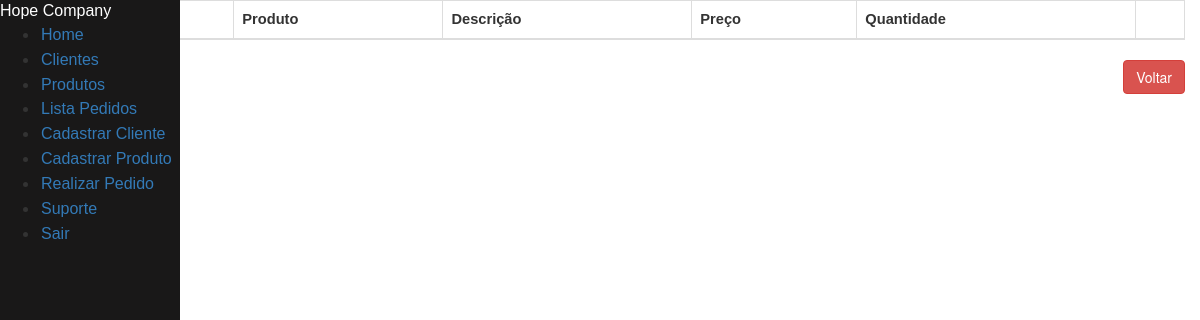
The app's page /visualiza_pedido/3, older data.
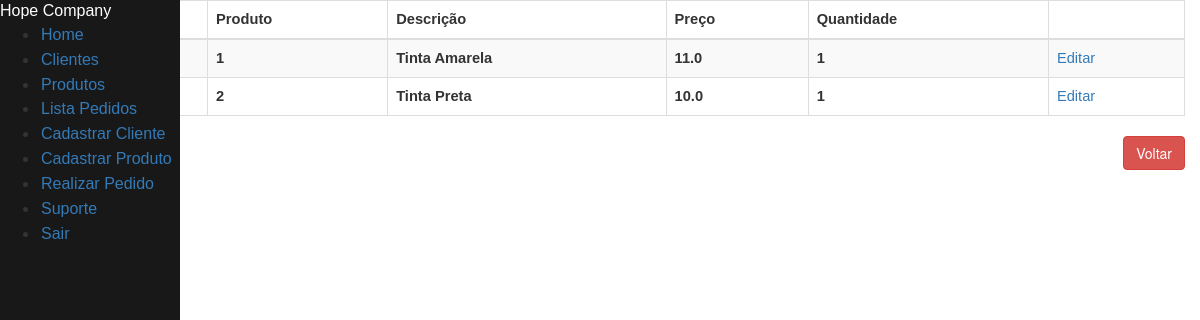
The same page, newer data.
### tables this page shows
CREATE TABLE itens_pedido (
    id_produto INTEGER NOT NULL,
    id_pedido INTEGER,
    preco_unitario REAL NOT NULL,
    quantidade INTEGER NOT NULL,
    FOREIGN KEY(id_produto) REFERENCES produto(id_produto),
    FOREIGN KEY(id_pedido) REFERENCES pedido(id_pedido)
);

CREATE TABLE produto (
    id_produto INTEGER PRIMARY KEY AUTOINCREMENT,
    descricao VARCHAR(50) NOT NULL,
    preco_unitario REAl NOT NULL
);

### clientes.py (the view)
@app.route("/visualiza_pedido/<int:id_pedido>", methods = ["GET", "POST"])
def form_visualiza_ped(id_pedido):
    prod_pedido = consultar_prod_pedido(id_pedido)
    if prod_pedido == None:
        return render_template("menu.html", mensagem = f"Esse pedido não existe.")
    return render_template("visualiza_pedido.html", id_pedido = id_pedido, pedidos = prod_pedido)

### clientes.py (called while the page is built)
def row_to_dict(description, row):
    if row == None:
        return None
    d = {}
    for i in range(0, len(row)):
        d[description[i][0]] = row[i]
    return d

def rows_to_dict(description, rows):
    result = []
    for row in rows:
        result.append(row_to_dict(description, row))
    return result

def conectar():
    return sqlite3.connect('clientes.db')

def consultar_prod_pedido(id_pedido):
    with closing(conectar()) as con, closing(con.cursor()) as cur:
        cur.execute("SELECT p.preco_unitario, p.quantidade, p.id_produto, pd.descricao FROM itens_pedido p INNER JOIN produto pd ON pd.id_produto = p.id_produto WHERE p.id_pedido = ?", (id_pedido, ))
        return rows_to_dict(cur.description, cur.fetchall())

### templates/visualiza_pedido.html (shortened to what this page needs)
{% extends "menu.html" %}
{% block content %}
<div class="container col-md-18">
        <div class="table-responsive" id="sailorTableArea">
        <table id="sailorTable" class="table table-striped table-bordered" width="100%">
            <thead>
                <tr>
                    <th>Pedido</th>
                    <th>Produto</th>
                    <th>Descrição</th>
                    <th>Preço</th>
                    <th>Quantidade</th>
                    <th></th>
                </tr>
            </thead>
            <tbody>
                {% for pedido in pedidos %}
                <tr>
                    <th>{{id_pedido}}</th>
                    <th><input type="hidden" value="{{pedido['id_produto']}}" name="id_produto" id="id_produto"/>{{pedido['id_produto']}}</th>
                    <th>{{pedido['descricao']}}</th>
                    <th>{{pedido['preco_unitario']}}</th>
                    <th>{{pedido['quantidade']}}</th>
                    <td><a href="/edita-pedido/{{id_pedido}}/{{pedido['id_produto']}}" class="botao">Editar</a></td>
                </tr>
                {% endfor %}
            </tbody>
        </table>
        </div>
    </div>
    <div class="form-group">
        <label class="col-md-4 control-label" for="btnsalvar"></label>
        <div class="col-md-8 text-right">
            <a id="btncancelar" name="btncancelar" class="btn btn-danger" href="/pedido/">Voltar</a>
        </div>
    </div>
</body>
{% endblock %}

### templates/menu.html (shortened to what this page needs)
<!DOCTYPE html>
<html>
<head>
  {% block head%}
  <link href="//maxcdn.bootstrapcdn.com/bootstrap/3.3.0/css/bootstrap.min.css" rel="stylesheet" id="bootstrap-css">
  <link rel="stylesheet" href="https://unpkg.com/purecss@2.0.3/build/pure-min.css">
{% endblock %}
<header>
    {% block navbar %}
    <nav role="navigation">
    <div class="pure-menu custom-restricted-width" id="menuToggle">
        <span class="pure-menu-heading">Hope Company</span>
        <ul class="pure-menu-list">
            <li class="pure-menu-item">
                <a href="/menu/" class="pure-menu-link">Home</a>
            </li>
            <li class="pure-menu-item">
                <a href="/cliente" class="pure-menu-link">Clientes</a>
            </li>
            <li class="pure-menu-item">
                <a href="/produto" class="pure-menu-link">Produtos</a>
            </li>
            <li class="pure-menu-item">
                <a href="/pedido" class="pure-menu-link">Lista Pedidos</a>
            </li>
            <li class="pure-menu-item">
                <a href="/cliente/novo" class="pure-menu-link">Cadastrar Cliente</a>
            </li>
            <li class="pure-menu-item">
                <a href="/produto/novo" class="pure-menu-link">Cadastrar Produto</a>
            </li>
            <li class="pure-menu-item">
                <a href="/pedido/novo/" class="pure-menu-link">Realizar Pedido</a>
            </li>
            <li class="pure-menu-item">
                <a href="/suporte/" class="pure-menu-link">Suporte</a>
            </li>
            <li class="pure-menu-item">
                <a href="/" class="pure-menu-link">Sair</a>
            </li>
        </ul>
    </div>
</nav>
</header>
{% endblock %}
<body onload="atualizaRelogio()">
    {% block body%}
        <section>
            {% block content%}{% endblock %}
    {% endblock %}
</body>
</html>

### templates/menu.html (style rules this page uses)
body { background-color: #ffffff; }
.custom-restricted-width { display: inline-block; background-color: #191818; width: 180px; }
.pure-menu-heading { font-family: Arial, Helvetica, sans-serif; font-size: 12pt; color: white; }
.pure-menu-link { font-family: Arial, Helvetica, sans-serif; font-size: 12pt; }
.pure-menu { height: 100%; position: absolute; }
.pure-menu-item { padding: 1px; }
section { float: right; }
table { font-family: Arial, Helvetica, sans-serif; font-weight: normal; font-size: 11pt; }

Row changes from the older to the newer data that the page shows:
added itens_pedido: id_produto "1", descricao "Tinta Amarela", preco_unitario "11.0", quantidade "1"
added itens_pedido: id_produto "2", descricao "Tinta Preta", preco_unitario "10.0", quantidade "1"
